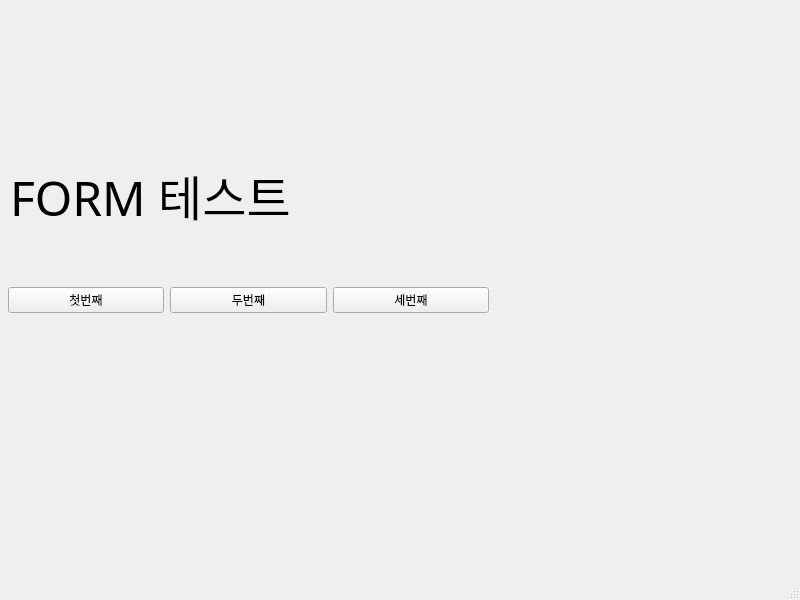
<?xml version="1.0" encoding="UTF-8"?>
<ui version="4.0">
 <class>MainWindow</class>
 <widget class="QMainWindow" name="MainWindow">
  <property name="geometry">
   <rect>
    <x>0</x>
    <y>0</y>
    <width>800</width>
    <height>600</height>
   </rect>
  </property>
  <property name="windowTitle">
   <string>MainWindow</string>
  </property>
  <widget class="QWidget" name="centralwidget">
   <widget class="QWidget" name="horizontalLayoutWidget">
    <property name="geometry">
     <rect>
      <x>8</x>
      <y>250</y>
      <width>481</width>
      <height>101</height>
     </rect>
    </property>
    <layout class="QHBoxLayout" name="horizontalLayout">
     <item>
      <widget class="QPushButton" name="pushButton">
       <property name="text">
        <string>첫번째</string>
       </property>
      </widget>
     </item>
     <item>
      <widget class="QPushButton" name="pushButton_3">
       <property name="text">
        <string>두번째</string>
       </property>
      </widget>
     </item>
     <item>
      <widget class="QPushButton" name="pushButton_2">
       <property name="text">
        <string>세번째</string>
       </property>
      </widget>
     </item>
    </layout>
   </widget>
   <widget class="QLabel" name="label">
    <property name="geometry">
     <rect>
      <x>10</x>
      <y>150</y>
      <width>471</width>
      <height>91</height>
     </rect>
    </property>
    <property name="font">
     <font>
      <family>안상수2006가는</family>
      <pointsize>36</pointsize>
     </font>
    </property>
    <property name="text">
     <string>FORM 테스트</string>
    </property>
   </widget>
  </widget>
  <widget class="QMenuBar" name="menubar">
   <property name="geometry">
    <rect>
     <x>0</x>
     <y>0</y>
     <width>800</width>
     <height>21</height>
    </rect>
   </property>
  </widget>
  <widget class="QStatusBar" name="statusbar"/>
 </widget>
 <resources/>
 <connections>
  <connection>
   <sender>pushButton</sender>
   <signal>clicked()</signal>
   <receiver>MainWindow</receiver>
   <slot>fstClick()</slot>
   <hints>
    <hint type="sourcelabel">
     <x>138</x>
     <y>324</y>
    </hint>
    <hint type="destinationlabel">
     <x>207</x>
     <y>405</y>
    </hint>
   </hints>
  </connection>
  <connection>
   <sender>pushButton_3</sender>
   <signal>clicked()</signal>
   <receiver>MainWindow</receiver>
   <slot>scdClick()</slot>
   <hints>
    <hint type="sourcelabel">
     <x>257</x>
     <y>328</y>
    </hint>
    <hint type="destinationlabel">
     <x>291</x>
     <y>393</y>
    </hint>
   </hints>
  </connection>
  <connection>
   <sender>pushButton_2</sender>
   <signal>clicked()</signal>
   <receiver>MainWindow</receiver>
   <slot>thdClick()</slot>
   <hints>
    <hint type="sourcelabel">
     <x>391</x>
     <y>326</y>
    </hint>
    <hint type="destinationlabel">
     <x>408</x>
     <y>385</y>
    </hint>
   </hints>
  </connection>
 </connections>
 <slots>
  <slot>fstClick()</slot>
  <slot>scdClick()</slot>
  <slot>thdClick()</slot>
 </slots>
</ui>
